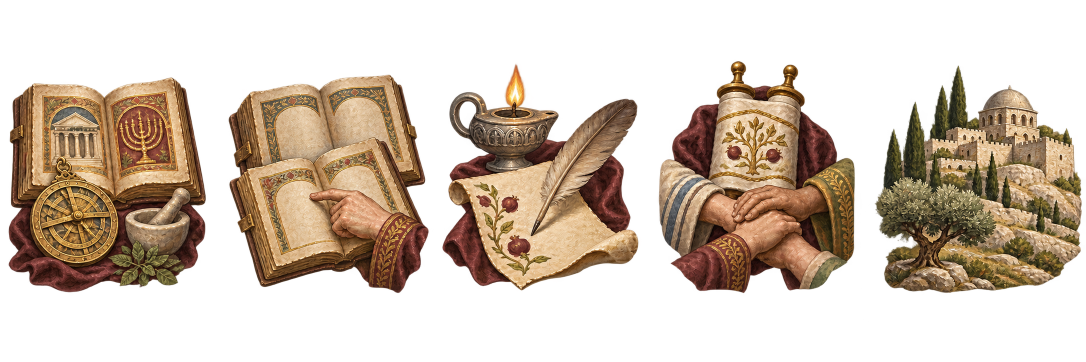
#> input picture scripts/tenet_icon_sources/kehillah_tenet_sheet.png, 2172 x 724 px (shown at 1/2 size)
$ python kehillah_tenet_icons.py
#> lines starting #> are read from the running program, lines starting #| are printed output that depends on the picture
"""Export generated tenet art to CK3's native 260x400 DDS canvas."""
from pathlib import Path
from PIL import Image

ROOT = Path(__file__).resolve().parents[1]
NAMES = ("kehillah_reasoned_theology", "kehillah_scholarly_study",
         "kehillah_sacred_liturgy", "kehillah_covenant_community",
         "kehillah_sacred_homeland", "kehillah_witness")


def build():
    sheet = Image.open(ROOT / "scripts/tenet_icon_sources/kehillah_tenet_sheet.png").convert("RGBA")
#> sheet is the input picture: PIL image 2172x724 RGBA; mean R, G, B, A 64.3, 49, 34.2, 106.2
    output = ROOT / "gfx/interface/icons/faith_tenets"
    output.mkdir(parents=True, exist_ok=True)
    for index, name in enumerate(NAMES):
        if index < 5:
            art = sheet.crop((round(index * sheet.width / 5), 0,
                              round((index + 1) * sheet.width / 5), sheet.height))
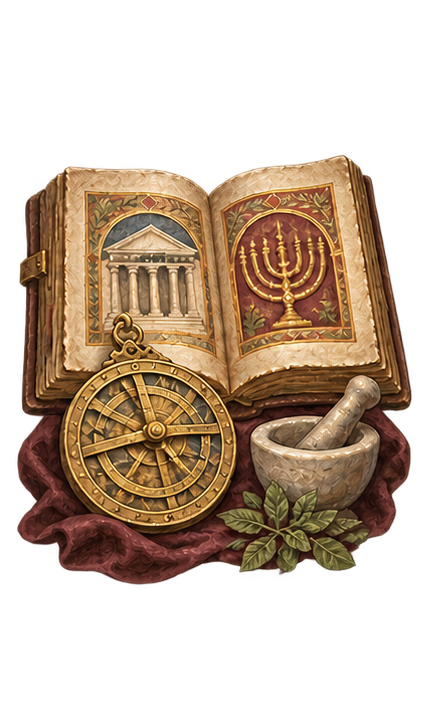
#> art: PIL image 434x724 RGBA; mean R, G, B, A 67.5, 49.2, 31.9, 117.1; transparent parts drawn white
        else:
            art = Image.open(ROOT / "scripts/tenet_icon_sources/kehillah_witness.png").convert("RGBA")
        art = art.crop(art.getchannel("A").getbbox())
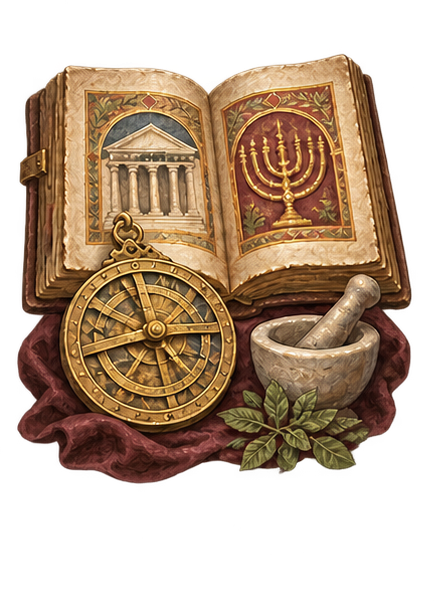
#> art: PIL image 434x601 RGBA; mean R, G, B, A 81.3, 59.2, 38.4, 141; transparent parts drawn white
        art.thumbnail((210, 300), Image.Resampling.LANCZOS)
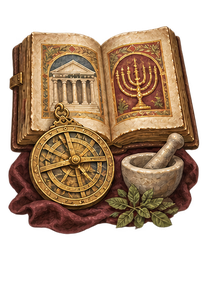
#> art: PIL image 210x291 RGBA; mean R, G, B, A 81.1, 58.9, 38.2, 141.1; transparent parts drawn white
        canvas = Image.new("RGBA", (260, 400), (0, 0, 0, 0))
#> canvas: PIL image 260x400 RGBA; every value is 0
        canvas.paste(art, ((260 - art.width) // 2, (400 - art.height) // 2))
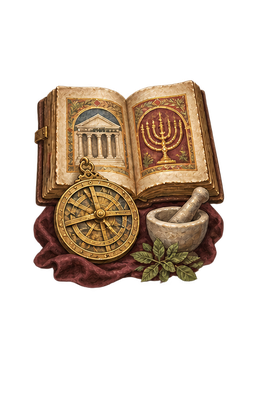
#> canvas: PIL image 260x400 RGBA; mean R, G, B, A 47.6, 34.6, 22.5, 82.9; transparent parts drawn white
        canvas.save(output / (name + ".dds"))


if __name__ == "__main__":
    build()
